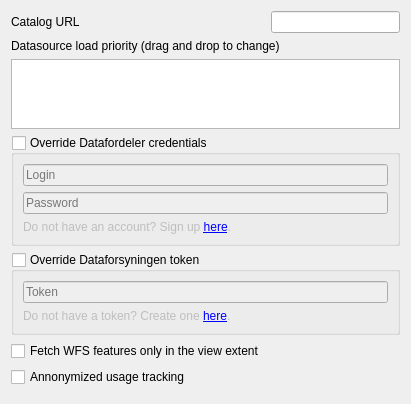
<?xml version="1.0" encoding="UTF-8"?>
<ui version="4.0">
 <class>Form</class>
 <widget class="QWidget" name="Form">
  <property name="geometry">
   <rect>
    <x>0</x>
    <y>0</y>
    <width>411</width>
    <height>404</height>
   </rect>
  </property>
  <property name="windowTitle">
   <string>Form</string>
  </property>
  <layout class="QGridLayout" name="gridLayout">
   <item row="8" column="0" colspan="3">
    <spacer name="verticalSpacer">
     <property name="orientation">
      <enum>Qt::Vertical</enum>
     </property>
     <property name="sizeHint" stdset="0">
      <size>
       <width>20</width>
       <height>40</height>
      </size>
     </property>
    </spacer>
   </item>
   <item row="0" column="0">
    <widget class="QLabel" name="label">
     <property name="text">
      <string>Catalog URL</string>
     </property>
    </widget>
   </item>
   <item row="5" column="0" colspan="3">
    <widget class="QGroupBox" name="dataforsyningen_auth_group">
     <property name="title">
      <string>Override Dataforsyningen token</string>
     </property>
     <property name="checkable">
      <bool>true</bool>
     </property>
     <property name="checked">
      <bool>false</bool>
     </property>
     <layout class="QVBoxLayout" name="verticalLayout_2">
      <item>
       <widget class="QgsPasswordLineEdit" name="dataforsyningen_token_edit">
        <property name="placeholderText">
         <string>Token</string>
        </property>
       </widget>
      </item>
      <item>
       <widget class="QLabel" name="label_4">
        <property name="text">
         <string>&lt;html&gt;&lt;head/&gt;&lt;body&gt;&lt;p&gt;Do not have a token? Create one &lt;a href=&quot;https://dataforsyningen.dk/&quot;&gt;&lt;span style=&quot; text-decoration: underline; color:#0000ff;&quot;&gt;here&lt;/span&gt;&lt;/a&gt;.&lt;/p&gt;&lt;/body&gt;&lt;/html&gt;</string>
        </property>
       </widget>
      </item>
     </layout>
    </widget>
   </item>
   <item row="3" column="0" colspan="3">
    <widget class="QGroupBox" name="datafordeler_auth_group">
     <property name="title">
      <string>Override Datafordeler credentials</string>
     </property>
     <property name="checkable">
      <bool>true</bool>
     </property>
     <property name="checked">
      <bool>false</bool>
     </property>
     <layout class="QVBoxLayout" name="verticalLayout">
      <item>
       <widget class="QLineEdit" name="datafordeler_login_edit">
        <property name="placeholderText">
         <string>Login</string>
        </property>
       </widget>
      </item>
      <item>
       <widget class="QgsPasswordLineEdit" name="datafordeler_password_edit">
        <property name="placeholderText">
         <string>Password</string>
        </property>
       </widget>
      </item>
      <item>
       <widget class="QLabel" name="label_3">
        <property name="text">
         <string>&lt;html&gt;&lt;head/&gt;&lt;body&gt;&lt;p&gt;Do not have an account? Sign up &lt;a href=&quot;https://selfservice.datafordeler.dk/&quot;&gt;&lt;span style=&quot; text-decoration: underline; color:#0000ff;&quot;&gt;here&lt;/span&gt;&lt;/a&gt;.&lt;/p&gt;&lt;/body&gt;&lt;/html&gt;</string>
        </property>
       </widget>
      </item>
     </layout>
    </widget>
   </item>
   <item row="7" column="0">
    <widget class="QCheckBox" name="tracking_checkbox">
     <property name="text">
      <string>Annonymized usage tracking</string>
     </property>
    </widget>
   </item>
   <item row="1" column="0" colspan="3">
    <widget class="QLabel" name="label_2">
     <property name="text">
      <string>Datasource load priority (drag and drop to change)</string>
     </property>
    </widget>
   </item>
   <item row="2" column="0" colspan="3">
    <widget class="QListWidget" name="source_priority_list">
     <property name="sizePolicy">
      <sizepolicy hsizetype="Expanding" vsizetype="Maximum">
       <horstretch>0</horstretch>
       <verstretch>0</verstretch>
      </sizepolicy>
     </property>
     <property name="sizeAdjustPolicy">
      <enum>QAbstractScrollArea::AdjustToContents</enum>
     </property>
     <property name="dragDropMode">
      <enum>QAbstractItemView::InternalMove</enum>
     </property>
     <property name="flow">
      <enum>QListView::LeftToRight</enum>
     </property>
    </widget>
   </item>
   <item row="0" column="1" colspan="2">
    <widget class="QLineEdit" name="url_line_edit"/>
   </item>
   <item row="6" column="0">
    <widget class="QCheckBox" name="request_bbox_checkbox">
     <property name="text">
      <string>Fetch WFS features only in the view extent</string>
     </property>
    </widget>
   </item>
  </layout>
 </widget>
 <customwidgets>
  <customwidget>
   <class>QgsPasswordLineEdit</class>
   <extends>QLineEdit</extends>
   <header>qgspasswordlineedit.h</header>
  </customwidget>
 </customwidgets>
 <resources/>
 <connections/>
</ui>
